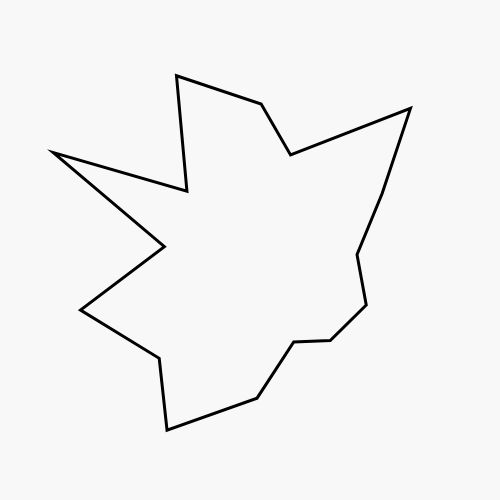
Frame 1 (no input)
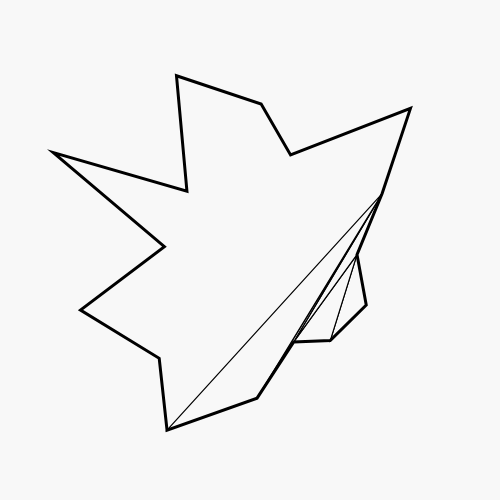
Frame 60 (no input)
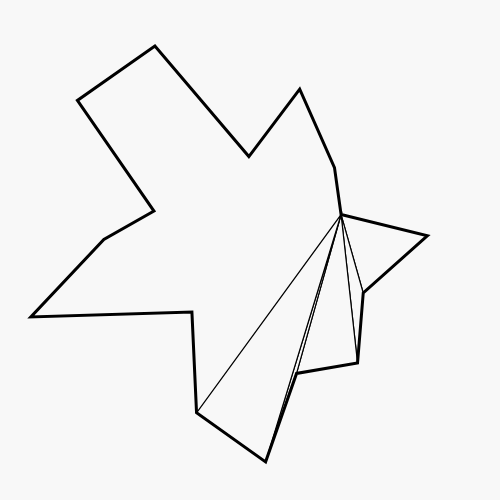
Frame 120 (the mouse pressed at the canvas centre since frame 60)

The p5.js sketch that drew these frames (run headless with seeded random() and noise() and a simulated clock; from frame 60 on, the mouse is pressed at the canvas centre):

// p5.js sketch
// ── sketch.js
// 다각형 삼각분할 (Ear Clipping) — 흰 삼각형 + 검은 윤곽, 한 조각씩 애니메이션. 클릭: 새 다각형
let poly = [], tris = [], shown = 0;

function cross(a, b, c) {
  return (b.x - a.x) * (c.y - a.y) - (b.y - a.y) * (c.x - a.x);
}
function inTriangle(p, a, b, c) {
  const d1 = cross(a, b, p), d2 = cross(b, c, p), d3 = cross(c, a, p);
  const neg = d1 < 0 || d2 < 0 || d3 < 0, pos = d1 > 0 || d2 > 0 || d3 > 0;
  return !(neg && pos);
}

function earClip(P) {
  const out = [];
  const idx = P.map((_, i) => i);
  let guard = 0;
  while (idx.length > 3 && guard++ < 10000) {
    let clipped = false;
    for (let i = 0; i < idx.length; i++) {
      const ia = idx[(i - 1 + idx.length) % idx.length], ib = idx[i], ic = idx[(i + 1) % idx.length];
      const a = P[ia], b = P[ib], c = P[ic];
      if (cross(a, b, c) <= 0) continue;
      let ear = true;
      for (const j of idx) {
        if (j === ia || j === ib || j === ic) continue;
        if (inTriangle(P[j], a, b, c)) { ear = false; break; }
      }
      if (ear) {
        out.push([a, b, c]);
        idx.splice(i, 1);
        clipped = true;
        break;
      }
    }
    if (!clipped) break;
  }
  if (idx.length === 3) out.push([P[idx[0]], P[idx[1]], P[idx[2]]]);
  return out;
}

function setup() {
  createCanvas(500, 500);
  regenerate();
}

function regenerate() {
  poly = [];
  const n = 16;
  for (let i = 0; i < n; i++) {
    const a = (i / n) * TWO_PI + random(-0.1, 0.1);
    const r = random(75, 230);
    poly.push({ x: 250 + r * cos(a), y: 250 + r * sin(a) });
  }
  tris = earClip(poly);
  shown = 0;
}

function draw() {
  background(248);
  if (frameCount % 12 === 0 && shown < tris.length) shown++;
  fill(248);
  stroke(0);
  strokeWeight(1.2);
  for (let i = 0; i < shown; i++) {
    const t = tris[i];
    triangle(t[0].x, t[0].y, t[1].x, t[1].y, t[2].x, t[2].y);
  }
  noFill();
  stroke(0);
  strokeWeight(3);
  beginShape();
  for (const p of poly) vertex(p.x, p.y);
  endShape(CLOSE);
}

function mousePressed() {
  if (mouseX >= 0 && mouseX < width && mouseY >= 0 && mouseY < height) regenerate();
}
